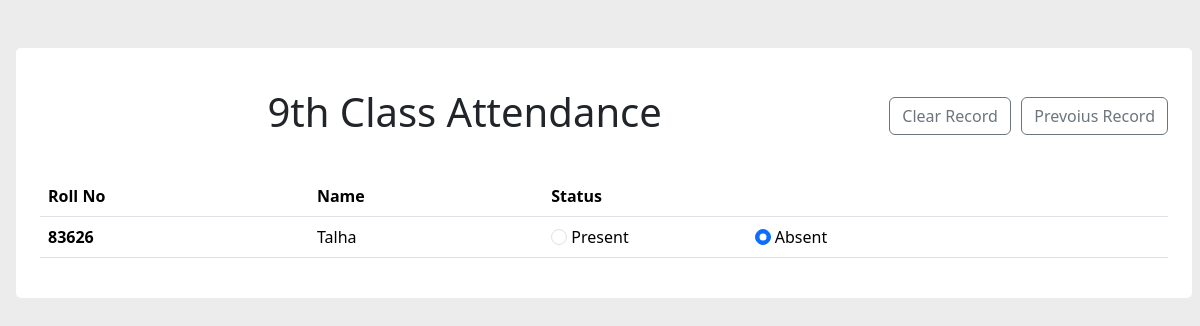
The page /nine_class_attendance on the database its author committed.
### server.py (models this page shows, shortened)
class Std_Att(db.Model):
    sno = db.Column(db.Integer, primary_key = True)
    name = db.Column(db.String(200), nullable = False)
    classNo = db.Column(db.Integer, nullable = False)
    attend = db.Column(db.String(20), nullable = False)

### server.py (the view)
@app.route("/nine_class_attendance")
def nine_class_attendance():
    allStds = Std_Att.query.filter_by(classNo=9).all()
    allStds = sorted(allStds, key=lambda x: x.sno)
    return render_template('AttendanceManagement/nine_class_attendance.html', allStds = allStds)

### templates/AttendanceManagement/nine_class_attendance.html (shortened to what this page needs)
<!DOCTYPE html>
<html lang="en">
<head>
    <link href="https://cdn.jsdelivr.net/npm/bootstrap@5.3.3/dist/css/bootstrap.min.css" rel="stylesheet">
</head>
<body style="background-color: rgb(236, 236, 236);">
    <div class="my-5 mx-3" style="width: 98%; background-color: white; padding: 2%; border-radius: 5px; align-self: center;">
        <h1 class="my-3" style="text-align: center;"> 9th Class Attendance
          <span style="float: right;">
            <a href="/clear_std_fee" type="button" class="btn btn-outline-secondary">Clear Record</a>
            <a href="/std_prev_record" type="button" class="btn btn-outline-secondary">Prevoius Record</a>
          </span>
        </h1>
        <br>
        <table class="table">
            <thead>
              <tr>
                <th scope="col">Roll No</th>
                <th scope="col">Name</th>
                <th scope="col">Status</th>
              </tr>
            </thead>
            <tbody>
              {% for Std in allStds %}
                <tr>
                  <th scope="row">{{Std.sno}}</th>
                  <td>{{Std.name}}</td>
                  <td>
                    <div style="display: inline; margin-right: 20%; cursor: pointer;" >
                      <input class="form-check-input" type="radio" style="cursor: pointer;" name="att_status{{ Std.sno }}" id="present{{ Std.sno }}" value="Present" {% if Std.attend == 'Present' %} checked {% endif %}>
                      <label class="form-check-label" for="present{{ Std.sno }}" style="cursor: pointer;">
                          Present
                        </label>
                      </div>
                      <div style="display: inline; margin-right: 20%; cursor: pointer;" >
                        <input class="form-check-input" type="radio" style="cursor: pointer;" name="att_status{{ Std.sno }}" id="absent{{ Std.sno }}" value="Absent" {% if Std.attend == 'Absent' %} checked {% endif %}>
                        <label class="form-check-label" for="absent{{ Std.sno }}" style="cursor: pointer;">
                          Absent
                        </label>
                      </div>
                  </td>
              {% endfor %}
            </tbody>
          </table>
    </div>
</body>
</html>

### rows shown on the page
Std_Att: sno "83626", name "Talha", attend "☐ Present", attend "☑ Absent"
